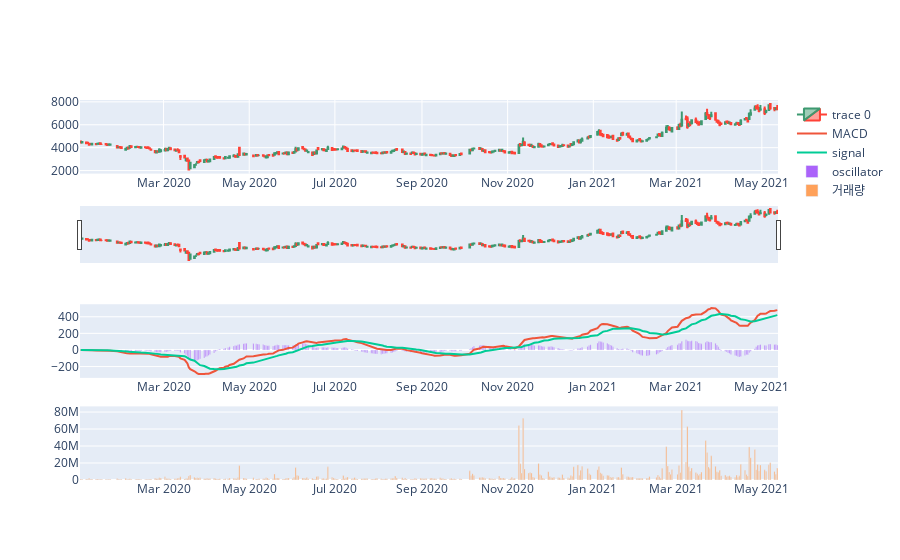

Source (notebook cell):
### Code cell
fig = subplots.make_subplots(rows=4, cols=1)

fig.append_trace(candlestick, row=1, col=1)
fig.append_trace(macd, row=3, col=1)
fig.append_trace(signal, row=3, col=1)
fig.append_trace(oscillator, row=3, col=1)
fig.append_trace(trade_volume, row=4, col=1)
fig.show()

### Figure 1 — Plotly figure (JSON) as saved in the notebook; plotly's stock layout.template omitted (floating-point values rounded to 4 significant figures; data arrays with more than 128 entries replaced by an {"elided": "..."} marker saying what was removed)
{"data": [{"close": {"elided": "337 int values"}, "high": {"elided": "337 int values"}, "low": {"elided": "337 int values"}, "open": {"elided": "337 int values"}, "type": "candlestick", "x": {"elided": "337 str values"}, "xaxis": "x", "yaxis": "y"}, {"name": "MACD", "type": "scatter", "x": {"elided": "337 str values"}, "xaxis": "x3", "y": {"elided": "337 float values"}, "yaxis": "y3"}, {"name": "signal", "type": "scatter", "x": {"elided": "337 str values"}, "xaxis": "x3", "y": {"elided": "337 float values"}, "yaxis": "y3"}, {"name": "oscillator", "type": "bar", "x": {"elided": "337 str values"}, "xaxis": "x3", "y": {"elided": "337 float values"}, "yaxis": "y3"}, {"name": "거래량", "type": "bar", "x": {"elided": "337 str values"}, "xaxis": "x4", "y": {"elided": "337 int values"}, "yaxis": "y4"}], "layout": {"xaxis": {"anchor": "y", "domain": [0, 1]}, "xaxis2": {"anchor": "y2", "domain": [0, 1]}, "xaxis3": {"anchor": "y3", "domain": [0, 1]}, "xaxis4": {"anchor": "y4", "domain": [0, 1]}, "yaxis": {"anchor": "x", "domain": [0.8063, 1]}, "yaxis2": {"anchor": "x2", "domain": [0.5375, 0.7312]}, "yaxis3": {"anchor": "x3", "domain": [0.2687, 0.4625]}, "yaxis4": {"anchor": "x4", "domain": [0, 0.1938]}}}
